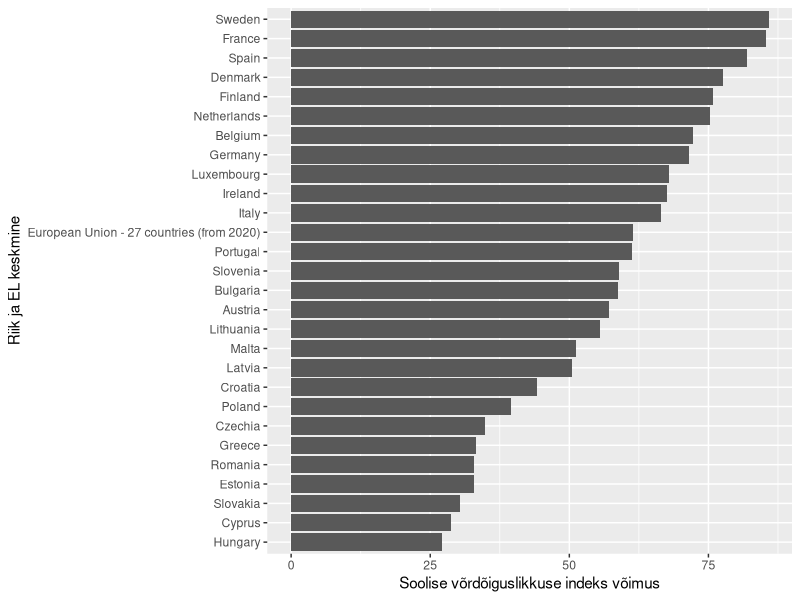
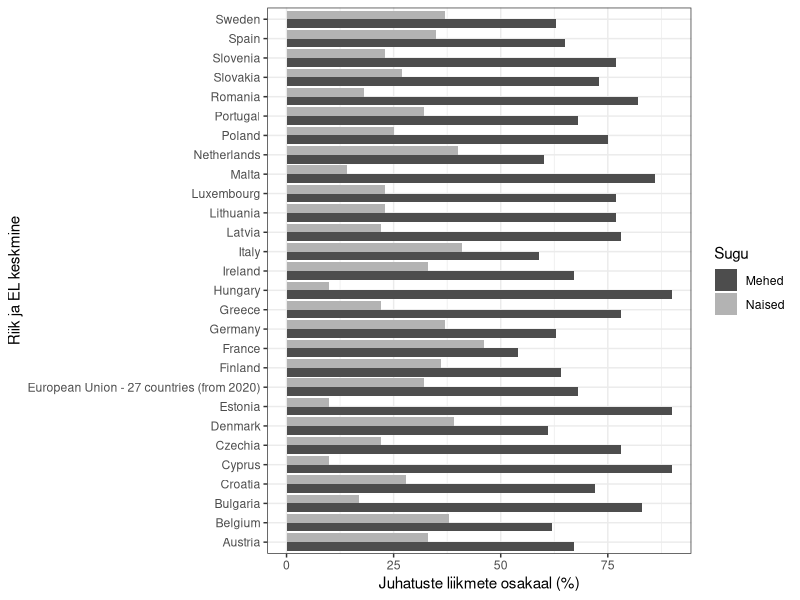
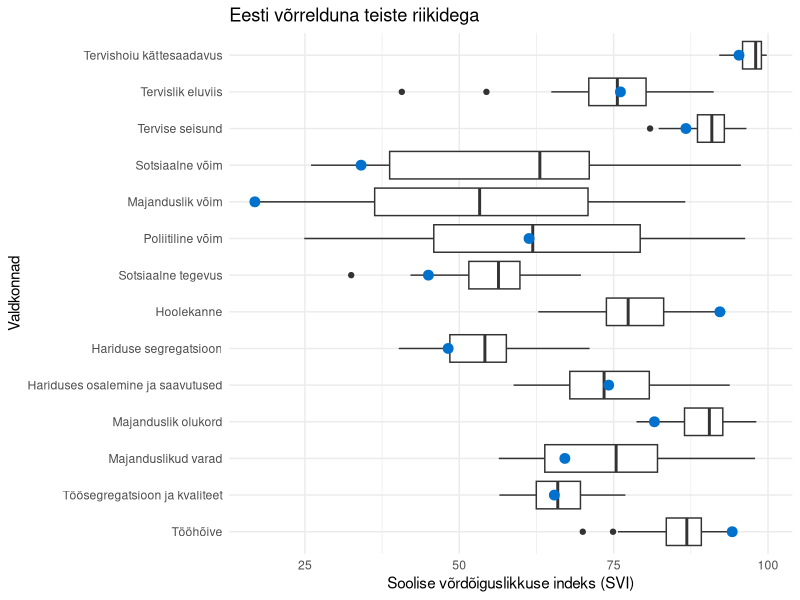
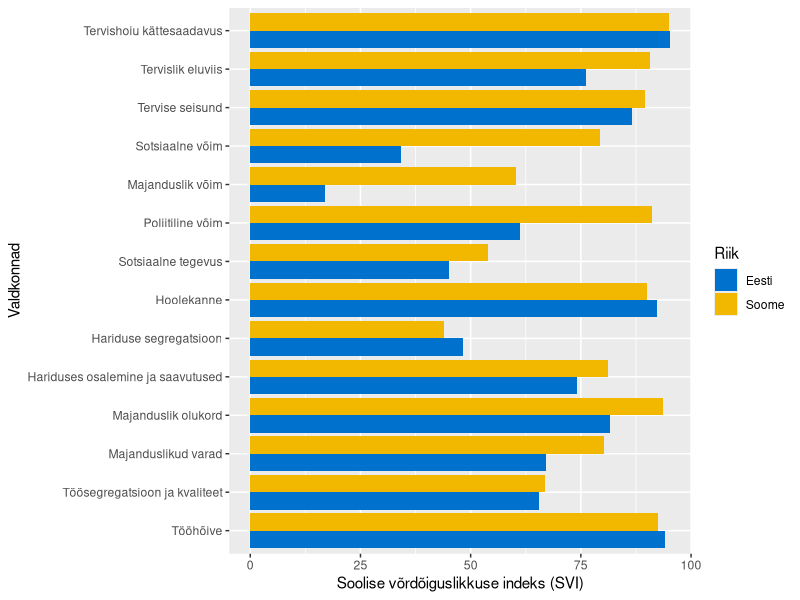
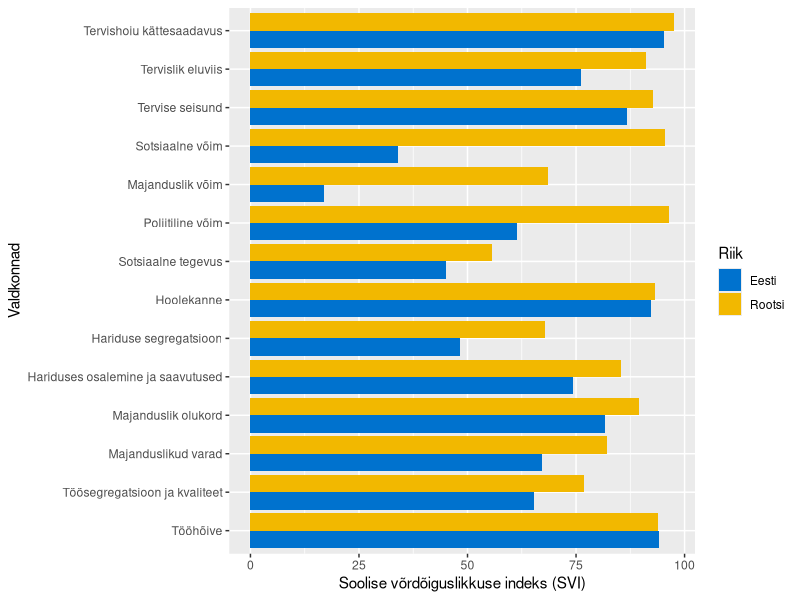
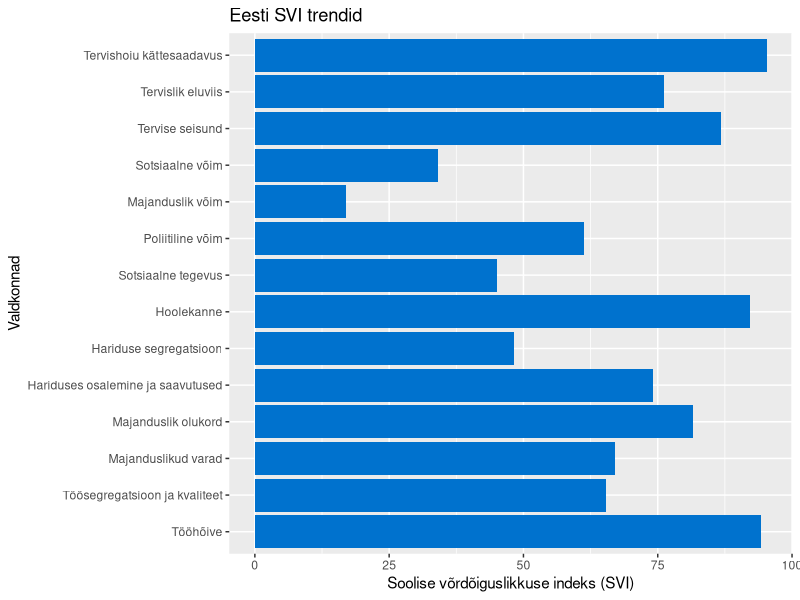
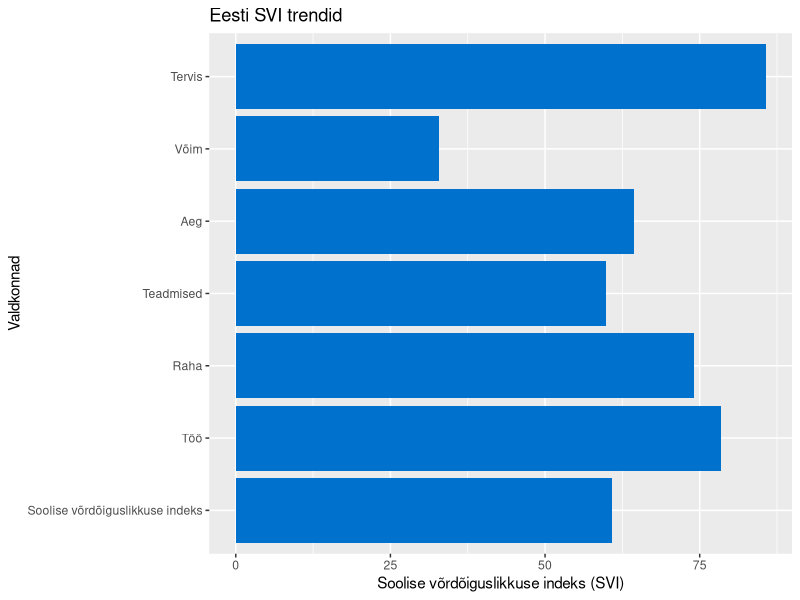
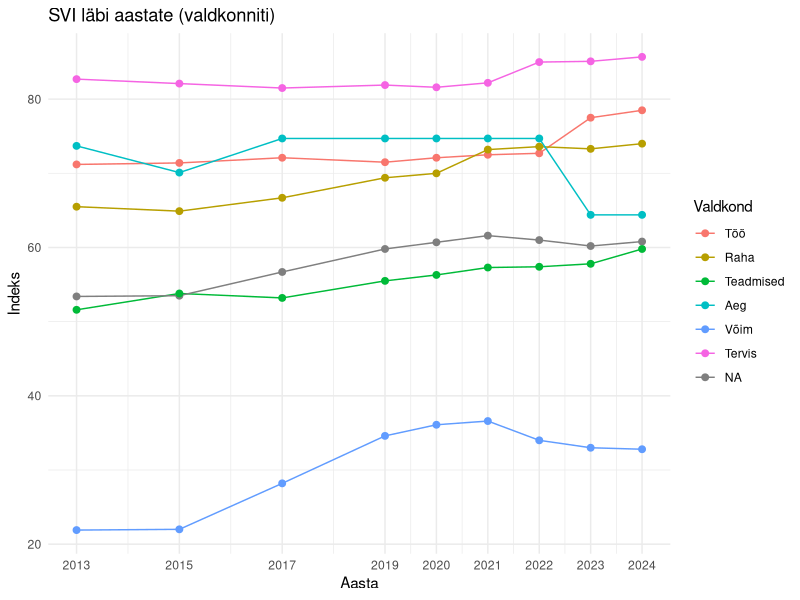

R code for these plots, in order:
andmed_mehed <- read.csv('andmestik/2024-EIGE-calcs-M-data.csv', encoding = 'UTF-8', sep =';')
andmed_naised <- read.csv('andmestik/2024-EIGE-calcs-W-data.csv', encoding = 'UTF-8', sep =';')
andmed_koik <- read.csv('andmestik/2024-EIGE-data.csv', encoding = 'UTF-8', sep =';')
library(ggplot2)
library(dplyr)
library(tidyr)
ggplot(andmed_koik, aes(x = reorder(Geographic.region..Sub...Domain.Scores, Power..Domain.score.), 
                        y = Power..Domain.score.)) + geom_col() + coord_flip() + labs(y = 'Soolise võrdõiguslikkuse indeks võimus', x = 'Riik ja EL keskmine')


andmed_mehed$Gender <- "Mehed"
andmed_naised$Gender <- "Naised"
andmed_kokku <- bind_rows(andmed_mehed, andmed_naised)

ggplot(andmed_kokku, aes(x = reorder(Geographic.region.Individual.indicators.used.to.compute.the.Gender.Equality.Index,
                                     Share.of.members.of.boards.in.largest.quoted.companies..supervisory.board.or.board.of.directors....),
                         y = Share.of.members.of.boards.in.largest.quoted.companies..supervisory.board.or.board.of.directors....,
                         fill = Gender)) +
  geom_col(position = "dodge") +
  coord_flip() +
  scale_fill_grey(start = 0.3, end = 0.7) +
  labs(y = 'Juhatuste liikmete osakaal (%)', x = 'Riik ja EL keskmine', fill = 'Sugu') +
  theme_bw()


andmed_pikk <- andmed_koik %>%
  pivot_longer(
    cols = 2:ncol(andmed_koik),
    names_to = 'Indeks',
    values_to = 'Skoor'
  )

colnames(andmed_pikk)[1] <- 'Riik'

andmed_pikk <- andmed_pikk %>%
  mutate(lyhend = case_when(
    Indeks == 'Overall.Gender.Equality.Index' ~ 'Soolise võrdõiguslikkuse indeks',
    Indeks == 'Work..Domain.score.' ~ 'Töö',
    Indeks == 'Participation.in.work..Subdomain.score.' ~ 'Tööhõive',
    Indeks == 'Segregation.and.quality.of.work..Subdomain.score.' ~ 'Töösegregatsioon ja kvaliteet',
    Indeks == 'Money..Domain.score.' ~ 'Raha',
    Indeks == 'Financial.resources..Subdomain.score.' ~ 'Majanduslikud varad',
    Indeks == 'Economic.situation..Subdomain.score.' ~ 'Majanduslik olukord',
    Indeks == 'Knowledge..Domain.score.' ~ 'Teadmised',
    Indeks == 'Attainment.and.participation..Subdomain.score.' ~ 'Hariduses osalemine ja saavutused',
    Indeks == 'Segregation..Subdomain.score.' ~ 'Hariduse segregatsioon',
    Indeks == 'Time..Domain.score.' ~ 'Aeg',
    Indeks == 'Care.activities..Subdomain.score.' ~ 'Hoolekanne',
    Indeks == 'Social.activities..Subdomain.score.' ~ 'Sotsiaalne tegevus',
    Indeks == 'Power..Domain.score.' ~ 'Võim',
    Indeks == 'Political.power..Subdomain.score.' ~ 'Poliitiline võim',
    Indeks == 'Economic.power..Subdomain.score.' ~ 'Majanduslik võim',
    Indeks == 'Social.power..Subdomain.score.' ~ 'Sotsiaalne võim',
    Indeks == 'Health..Domain.score.' ~ 'Tervis',
    Indeks == 'Health.status..Subdomain.score.' ~ 'Tervise seisund',
    Indeks == 'Healthy.behaviour..Subdomain.score.' ~ 'Tervislik eluviis',
    Indeks == 'Access.to.health.structures..Subdomain.score.' ~ 'Tervishoiu kättesaadavus',
    TRUE ~ 'Muu'
  )) %>%
  mutate(lyhend = factor(lyhend, levels = c(
    'Soolise võrdõiguslikkuse indeks',
    'Töö',
    'Tööhõive',
    'Töösegregatsioon ja kvaliteet',
    'Raha',
    'Majanduslikud varad',
    'Majanduslik olukord',
    'Teadmised',
    'Hariduses osalemine ja saavutused',
    'Hariduse segregatsioon',
    'Aeg',
    'Hoolekanne',
    'Sotsiaalne tegevus',
    'Võim',
    'Poliitiline võim',
    'Majanduslik võim',
    'Sotsiaalne võim',
    'Tervis',
    'Tervise seisund',
    'Tervislik eluviis',
    'Tervishoiu kättesaadavus',
    'Muu'
  )))

andmed_pikk_ilma_suurteta <- andmed_pikk[!(andmed_pikk$lyhend %in% c('Töö', 'Võim', 'Tervis', 'Muu', 'Aeg','Raha', 'Teadmised','Soolise võrdõiguslikkuse indeks')),]

ggplot(andmed_pikk_ilma_suurteta, aes(x = lyhend, y = Skoor)) +
  geom_boxplot() +
  geom_point(data = filter(andmed_pikk_ilma_suurteta, andmed_pikk_ilma_suurteta$Riik == "Estonia"), 
             aes(x = lyhend, y = Skoor), 
             size = 3, color = '#0072CE') +
  labs(y = 'Soolise võrdõiguslikkuse indeks (SVI)', x = 'Valdkonnad', title = 'Eesti võrrelduna teiste riikidega') +
  theme_minimal() + coord_flip()


soome_ja_eesti <- andmed_pikk_ilma_suurteta[andmed_pikk_ilma_suurteta$Riik %in% c('Estonia', 'Finland'),]


# ggplot(soome_ja_eesti, aes(x = lyhend, y = Skoor)) +
#   geom_boxplot() +
#   geom_point(data = filter(soome_ja_eesti, soome_ja_eesti$Riik == "Estonia"), 
#              aes(x = lyhend, y = Skoor), 
#              size = 3, color = '#0072CE') +
#   geom_point(data = filter(soome_ja_eesti, soome_ja_eesti$Riik == "Finland"), 
#              aes(x = lyhend, y = Skoor), 
#              size = 3, color = '#FFD700') +
#   labs(y = 'Soolise võrdõiguslikkuse indeks (SVI)', x = 'Valdkonnad', title = 'Eesti ja Soome võrdlus') +
#   theme_minimal() + coord_flip()


soome_ja_eesti$Riik <- recode(soome_ja_eesti$Riik,
                              "Estonia" = "Eesti",
                              "Finland" = "Soome")

ggplot(soome_ja_eesti, aes(x = lyhend, y = Skoor, fill = Riik)) +
  geom_col(position = "dodge") +
  coord_flip() +
  labs(y = 'Soolise võrdõiguslikkuse indeks (SVI)', x = 'Valdkonnad', fill = 'Riik') +
  scale_fill_manual(
    values = c("Eesti" = "#0072CE", "Soome" = "#F2B800"),
    labels = c("Eesti", "Soome")
  )

####sama asi rootsiga

rootsi_ja_eesti <- andmed_pikk_ilma_suurteta[andmed_pikk_ilma_suurteta$Riik %in% c('Estonia', 'Sweden'),]
rootsi_ja_eesti$Riik <- recode(rootsi_ja_eesti$Riik,
                              "Estonia" = "Eesti",
                              "Sweden" = "Rootsi")

ggplot(rootsi_ja_eesti, aes(x = lyhend, y = Skoor, fill = Riik)) +
  geom_col(position = "dodge") +
  coord_flip() +
  labs(y = 'Soolise võrdõiguslikkuse indeks (SVI)', x = 'Valdkonnad', fill = 'Riik') +
  scale_fill_manual(
    values = c("Eesti" = "#0072CE", "Rootsi" = "#F2B800"),
    labels = c("Eesti", "Rootsi")
  )

### Eesti

#väiksed valdkonnad
eesti_vaiksed <- andmed_pikk_ilma_suurteta[andmed_pikk_ilma_suurteta$Riik %in% c('Estonia'),]
eesti_vaiksed$Riik <- recode(eesti_vaiksed$Riik,
                               "Estonia" = "Eesti")

ggplot(eesti_vaiksed, aes(x=lyhend,y=Skoor, fill = Riik)) + geom_col() + coord_flip() + 
  scale_fill_manual(values = c('Eesti' = '#0072CE')) +
  labs(y = 'Soolise võrdõiguslikkuse indeks (SVI)', x = 'Valdkonnad', fill = 'Riik',
       title = 'Eesti SVI trendid') + theme(legend.position = 'none')


#suured valdkonnad
andmed_pikk_suured <- andmed_pikk[(andmed_pikk$lyhend %in% c('Töö', 'Võim', 'Tervis', 'Muu', 'Aeg','Raha', 'Teadmised','Soolise võrdõiguslikkuse indeks')),]
eesti_suured <- andmed_pikk_suured[andmed_pikk_suured$Riik %in% c('Estonia'),]

eesti_suured$Riik <- recode(eesti_suured$Riik,
                             "Estonia" = "Eesti")

ggplot(eesti_suured, aes(x=lyhend,y=Skoor, fill = Riik)) + geom_col() + coord_flip() + 
  scale_fill_manual(values = c('Eesti' = '#0072CE')) +
  labs(y = 'Soolise võrdõiguslikkuse indeks (SVI)', x = 'Valdkonnad', fill = 'Riik',
       title = 'Eesti SVI trendid') + theme(legend.position = 'none')


#modeme tabelit
eesti_valdkonniti <- read.csv('andmestik/EE-valdkonniti.csv', encoding = 'UTF-8', sep =';')
eesti_valdkonniti_suured <- eesti_valdkonniti[eesti_valdkonniti$Sub.domain=='',]
colnames(eesti_valdkonniti_suured) <- gsub("^X", "", colnames(eesti_valdkonniti_suured))
colnames(eesti_valdkonniti_suured)[1] <- 'Valdkond'
eesti_valdkonniti_suured<-  eesti_valdkonniti_suured[,-2]

eesti_valdkonniti_suured <- eesti_valdkonniti_suured %>%
  mutate(Valdkond = case_when(
    Valdkond == 'Work' ~ 'Töö',
    Valdkond == 'Money' ~ 'Raha',
    Valdkond == 'Knowledge' ~ 'Teadmised',
    Valdkond == 'Time' ~ 'Aeg',
    Valdkond == 'Power' ~ 'Võim',
    Valdkond == 'Health' ~ 'Tervis',
    Valdkond == 'Index' ~ 'Indeks'
  )) %>%
  mutate(Valdkond = factor(Valdkond, levels = c(
    'Töö',
    'Raha',
    'Teadmised',
    'Aeg',
    'Võim',
    'Tervis',
    'SVI'
  )))


eesti_valdkonniti_pikk <- eesti_valdkonniti_suured %>%
  pivot_longer(
    cols = -Valdkond,           
    names_to = "Aasta",
    values_to = "Indeks"
  ) %>% mutate(Aasta = as.integer(Aasta))


###trendid


ggplot(eesti_valdkonniti_pikk, aes(x = Aasta, y = Indeks, color = Valdkond, group = Valdkond)) +
  geom_line(size = 0.5) +
  geom_point(size = 2) +
  scale_x_continuous(breaks = c(2013, 2015, 2017, 2019, 2020, 2021, 2022, 2023, 2024)) +
  labs(title = "SVI läbi aastate (valdkonniti)",
       x = "Aasta", y = "Indeks", color = "Valdkond") +
  theme_minimal()


###palgalõhed
palgalohe_tabel <- read.csv('andmestik/palgalohe-tabel.csv', encoding = 'UTF-8', sep =',', check.names=FALSE)

palgalohe_tabel

### aneti kood

data <- read.csv('andmestik/2024-EIGE-data.csv', encoding = 'UTF-8', sep =';')

data <- data %>%
  mutate(Riik_EE = recode(Geographic.region..Sub...Domain.Scores,
                          "Austria" = "Austria",
                          "Belgium" = "Belgia",
                          "Bulgaria" = "Bulgaaria",
                          "Croatia" = "Horvaatia",
                          "Cyprus" = "Küpros",
                          "Czechia" = "Tšehhi",
                          "Denmark" = "Taani",
                          "Estonia" = "Eesti",
                          "European Union - 27 countries (from 2020)" = "Euroopa Liit",
                          "Finland" = "Soome",
                          "France" = "Prantsusmaa",
                          "Germany" = "Saksamaa",
                          "Greece" = "Kreeka",
                          "Hungary" = "Ungari",
                          "Ireland" = "Iirimaa",
                          "Italy" = "Itaalia",
                          "Latvia" = "Läti",
                          "Lithuania" = "Leedu",
                          "Luxembourg" = "Luksemburg",
                          "Malta" = "Malta",
                          "Netherlands" = "Holland",
                          "Poland" = "Poola",
                          "Portugal" = "Portugal",
                          "Romania" = "Rumeenia",
                          "Slovakia" = "Slovakkia",
                          "Slovenia" = "Sloveenia",
                          "Spain" = "Hispaania",
                          "Sweden" = "Rootsi"
  ))

data <- data %>%
  mutate(Varvikood = case_when(
    Riik_EE == "Eesti" ~ "EE",
    Riik_EE == "Euroopa Liit" ~ "EU",
    TRUE ~ "Muu"
  ))


ggplot(data, aes(x = reorder(Riik_EE, Overall.Gender.Equality.Index), y = Overall.Gender.Equality.Index, 
                 fill = Varvikood)) +
  geom_bar(stat = "identity") +
  scale_fill_manual(values = c("EE" = "#0072CE", "EU" = "#F2B800", "Muu" = "lightblue"), guide = "none") +
  labs(x = "Riik",
       y = "Soolise võrdõiguslikkuse indeks") +
  coord_flip()
